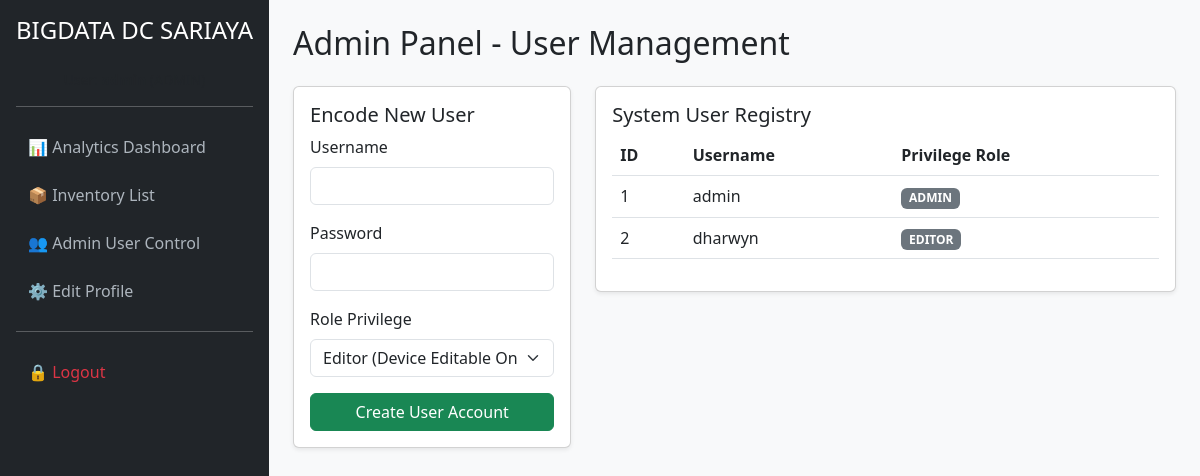
The app's page /users (signed in) with its own data.
### app.py (models this page shows)
class User(UserMixin, db.Model):
    __tablename__ = 'users'
    id = db.Column(db.Integer, primary_key=True)
    username = db.Column(db.String(80), unique=True, nullable=False)
    password = db.Column(db.String(200), nullable=False)
    role = db.Column(db.String(20), nullable=False) # 'admin' or 'editor'

### app.py (the view, shortened to what this page needs)
@app.route('/users', methods=['GET', 'POST'])
@login_required
def manage_users():
    if current_user.role != 'admin':
        flash('Access Denied: Admin Panel access required.', 'danger')
        return redirect(url_for('dashboard'))
    users = User.query.all()
    return render_template('users.html', users=users)

### app.py (called while the page is built)
@login_manager.user_loader
def load_user(user_id):
    return User.query.get(int(user_id))

### templates/users.html (shortened to what this page needs)
{% extends 'base.html' %}
{% block content %}
<h2>Admin Panel - User Management</h2>
<div class="row mt-4">
    <div class="col-md-4">
        <div class="card p-3 shadow-sm">
            <h5>Encode New User</h5>
            <form method="POST">
                <div class="mb-3">
                    <label class="form-label">Username</label>
                    <input type="text" name="username" class="form-control" required>
                </div>
                <div class="mb-3">
                    <label class="form-label">Password</label>
                    <input type="password" name="password" class="form-control" required>
                </div>
                <div class="mb-3">
                    <label class="form-label">Role Privilege</label>
                    <select name="role" class="form-select">
                        <option value="editor">Editor (Device Editable Only)</option>
                    </select>
                </div>
                <button type="submit" class="btn btn-success w-100">Create User Account</button>
            </form>
        </div>
    </div>
    <div class="col-md-8">
        <div class="card p-3 shadow-sm">
            <h5>System User Registry</h5>
            <table class="table">
                <thead>
                    <tr>
                        <th>ID</th>
                        <th>Username</th>
                        <th>Privilege Role</th>
                    </tr>
                </thead>
                <tbody>
                    {% for user in users %}
                    <tr>
                        <td>{{ user.id }}</td>
                        <td>{{ user.username }}</td>
                        <td><span class="badge bg-secondary">{{ user.role|upper }}</span></td>
                    </tr>
                    {% endfor %}
                </tbody>
            </table>
        </div>
    </div>
</div>
{% endblock %}

### templates/base.html (style rules this page uses)
body { background-color: #f8f9fa; }

### records on screen
User: id "1", username "admin", role "ADMIN"
User: id "2", username "dharwyn", role "EDITOR"
